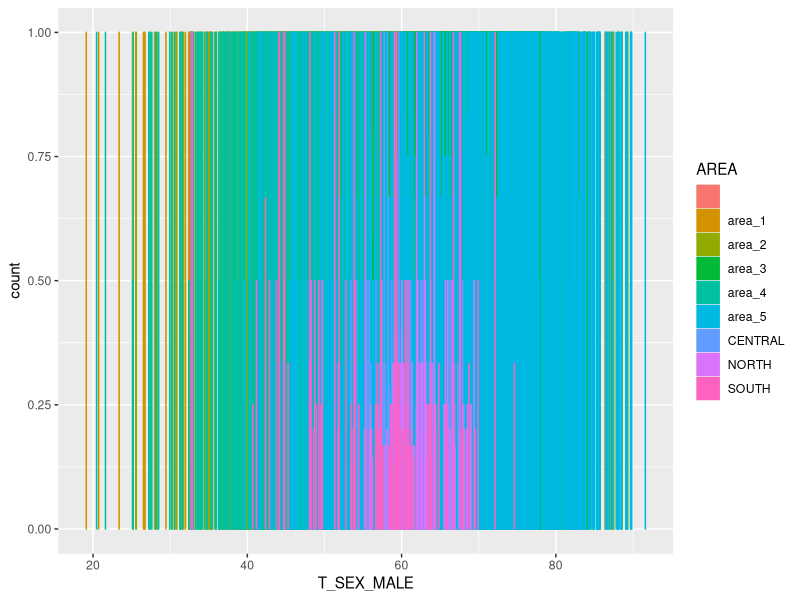
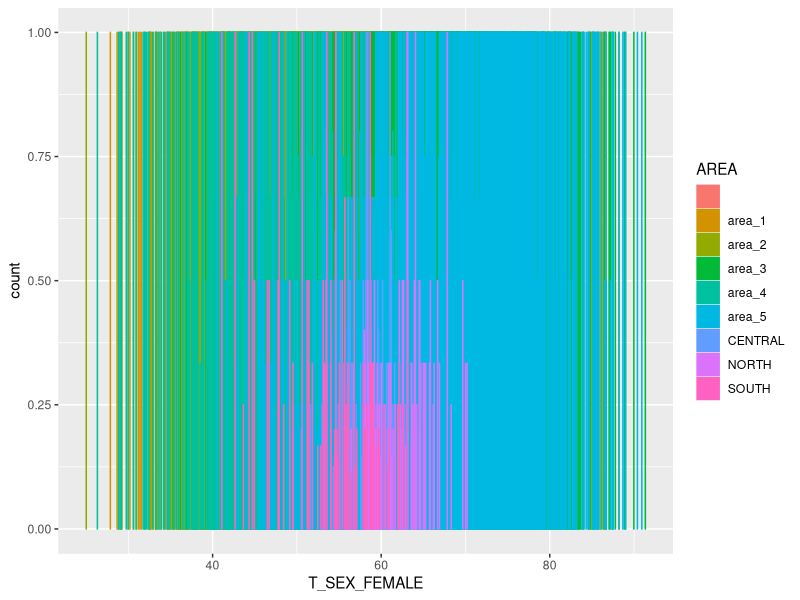
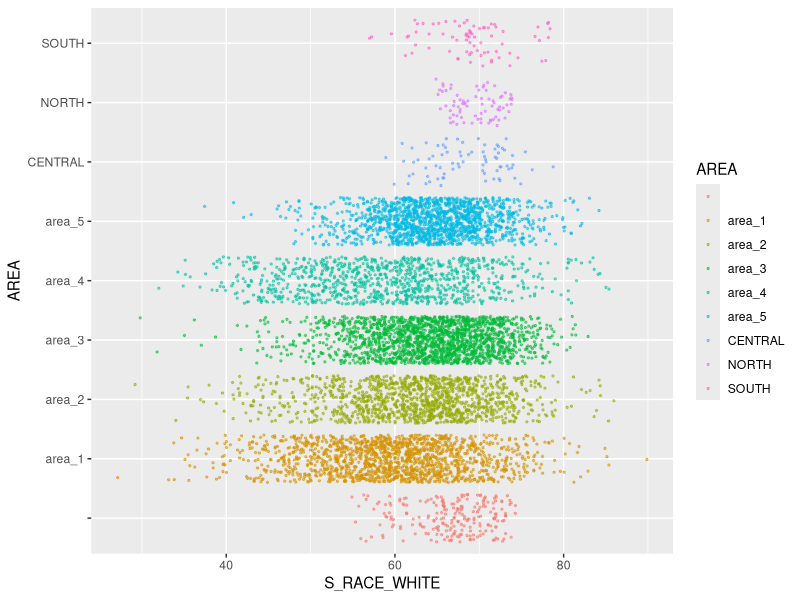
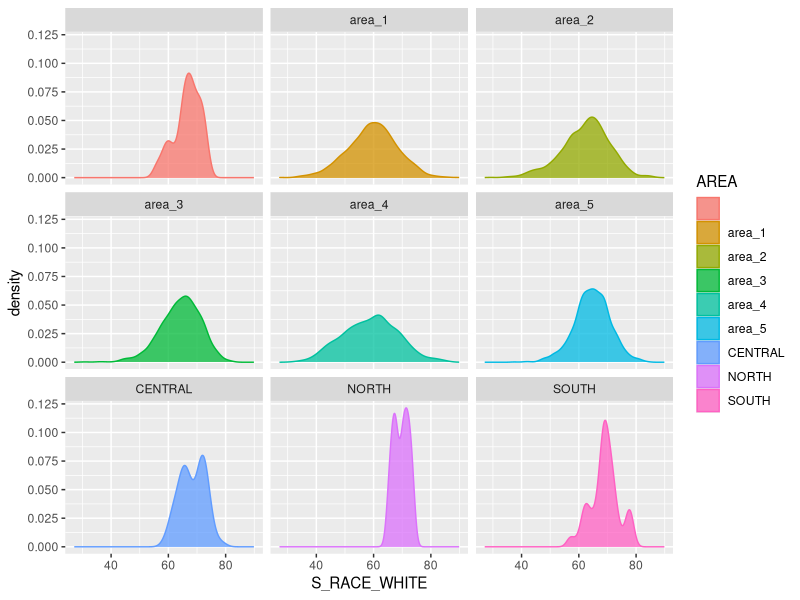

Write the R code that produced these figures, in order.
## ---- chunk 1
install.packages("ggplot2")
library(ggplot2)

PSS <- read.csv("Police_Sentiment_Scores.csv")

#lets make a general count of what participants we have?


# vv for these down here: change "N/A" to something in AREA and choose a different  color palette
ggplot(data = PSS, aes(x=T_SEX_MALE, color=AREA, fill=AREA)) + geom_bar(position="fill")
ggplot(data = PSS, aes(x=T_SEX_FEMALE, color=AREA, fill=AREA)) + geom_bar(position="fill")

# ehhh this one kinda sucks because they're independant variables
ggplot(data = PSS, aes(x=S_RACE_WHITE, y=AREA, color=AREA, fill=AREA)) + geom_point(size=.5, alpha=.5, position="jitter")

ggplot(data = PSS, aes(x=S_RACE_WHITE, color=AREA, fill=AREA)) + geom_density(alpha=.75) + facet_wrap(~AREA)

## maybe if I want to make a "map" of where people live, try sorting a count-based graph with each of the race categorizations? Therefore omiting their values and just counting the occurances. Could probably make a new variable using the count() function
